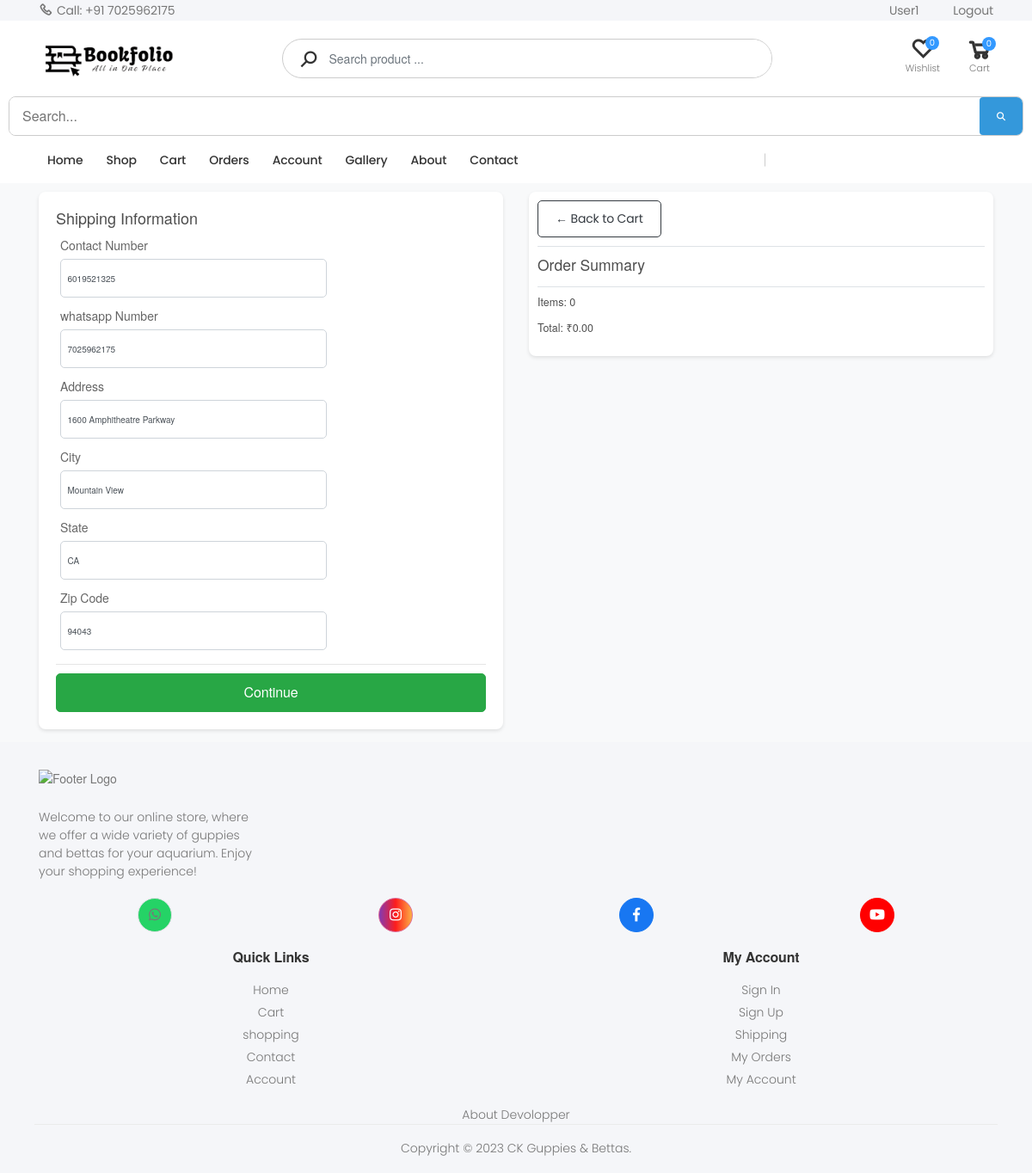
The page /checkout/ (signed in) on the database as committed earlier.
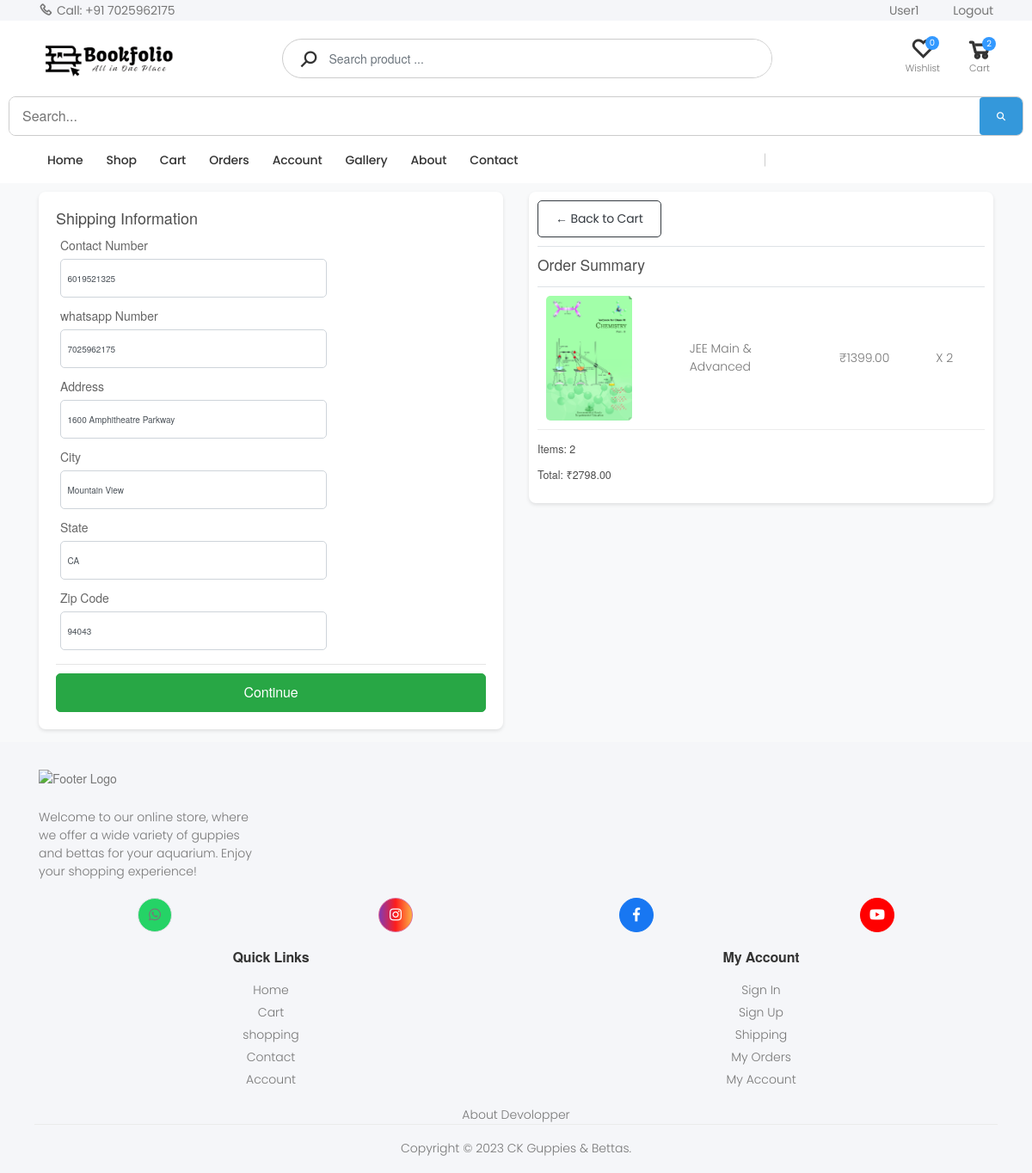
The same page on the database as committed later.
### store/models.py (models this page shows, shortened)
class Order(models.Model):
    STATUS_CHOICES = [
        ('Processing', 'Processing'),
        ('Shipped', 'Shipped'),
        ('Delivered', 'Delivered')
    ]
    customer = models.ForeignKey(Customer, on_delete=models.SET_NULL, null=True, blank=True)
    date_ordered = models.DateTimeField(auto_now_add=True)
    complete = models.BooleanField(default=False)
    transaction_id = models.CharField(max_length=100, null=True)
    status = models.CharField(max_length=20, choices=STATUS_CHOICES, default='Processing')
    processing_time = models.DateTimeField(null=True, blank=True)
    shipped_time = models.DateTimeField(null=True, blank=True)
    delivered_time = models.DateTimeField(null=True, blank=True)
    def __str__(self):
        return str(self.id)
    @property
    def get_cart_total(self):
        orderitems = self.orderitem_set.all()
        total = sum([item.get_total for item in orderitems])
        return total
    @property
    def get_cart_items(self):
        orderitems = self.orderitem_set.all()
        total = sum([item.quantity for item in orderitems])
        return total

class OrderItem(models.Model):
    product = models.ForeignKey(Product, on_delete=models.SET_NULL, null=True)
    order = models.ForeignKey(Order, on_delete=models.SET_NULL, null=True)
    quantity = models.IntegerField(default=0, null=True, blank=True)
    date_added = models.DateTimeField(auto_now_add=True)
    price_at_purchase = models.DecimalField(max_digits=7, decimal_places=2, null=True, blank=True)
    @property
    def get_total(self):
        if self.price_at_purchase is None:
            self.price_at_purchase = self.product.new_price
        return self.price_at_purchase * self.quantity

class Product(models.Model):
    name = models.CharField(max_length=250, unique=True)
    slug = models.SlugField(max_length=250, unique=True)
    description = models.TextField(blank=True)
    old_price = models.DecimalField(max_digits=7, blank=True, null=True, decimal_places=2)
    new_price = models.DecimalField(max_digits=7, blank=False, decimal_places=2)
    category = models.ForeignKey(Category, on_delete=models.SET_NULL, null=True)
    image_1 = models.ImageField(upload_to='product')
    image_2 = models.ImageField(upload_to='product', blank=True)
    image_3 = models.ImageField(upload_to='product', blank=True)
    video_url = models.URLField(max_length=200, blank=True)
    stock = models.IntegerField()
    active = models.BooleanField(default=True)
    new = models.BooleanField(default=True)
    created = models.DateTimeField(auto_now_add=True)
    update = models.DateField(auto_now=True)
    class Meta:
        ordering = ('name',)
        verbose_name = 'product'
        verbose_name_plural = 'products'
    @property
    def imageURL(self):
        try:
            url = self.image_1.url
        except:
            url = ''
        return url

### store/views.py (the view)
# urls.py: path('checkout/', views.checkout, name="checkout"),
def checkout(request):
    if request.user.is_authenticated:
        data = cartData(request)
        cartItems = data['cartItems']
        order = data['order']
        items = data['items']
        customer = request.user.customer
        last_shipping = ShippingAddress.objects.filter(customer=customer).order_by('-date_added').first()
        context = {
            'items': items,
            'order': order,
            'cartItems': cartItems,
            'last_shipping': last_shipping,
        }
        return render(request, 'store/checkout.html', context)
    else:
        return render(request, 'auth_app/loginOrRegister.html')

### store/context_processors.py (called while the page is built)
def menu_link(request): # this function don't wanna call to work, it's defined in setting to work
    links_list = Category.objects.annotate(
        num_products=Count('product', filter=Q(product__active=True, product__stock__gt=0))
    ).filter(num_products__gt=0).order_by('name')  # Add an order_by clause here
    paginator3 = Paginator(links_list, 8)
    try:
        page = int(request.GET.get('page', '1'))
    except:
        page = 1
    try:
        links = paginator3.page(page)
    except (InvalidPage, EmptyPage):
        links = paginator3.page(paginator3.num_pages)
    return dict(links=links)

def cart_data(request):
    data = cartData(request)
    cartItems = data['cartItems']
    return {'cartItems': cartItems}

def wishlist_count(request):
    if request.user.is_authenticated:
        wishlist_count = Wishlist.objects.filter(user=request.user).count()
    else:
        cookie_data = cookieWishlist(request)
        wishlist_count = cookie_data['wishlist_count']
    return {'wishlist_count': wishlist_count}

### store/models.py (called while the page is built)
    def get_url(self):
        return reverse('store_app:product_by_category', args=[self.slug])

### store/templates/store/Checkout.html (shortened to what this page needs)
{% extends 'store/Base.html' %}
{% load static %}
{% block content %}
<link rel="stylesheet" href="https://stackpath.bootstrapcdn.com/bootstrap/4.4.1/css/bootstrap.min.css">
    <link rel="stylesheet" type="text/css" href="{% static 'css/main.css' %}">
</head>
<body>
    <div class="container">
        <div class="row">
            <div class="col-lg-6">
                <div class="box-element" id="form-wrapper">
                    <form id="form">
                        <div id="shipping-info">
                            <h5>Shipping Information</h5>
                            <div class="form-field">
                                <label for="number">Contact Number</label>
                                <input required class="form-control" type="text" id="number" name="number" placeholder="Contact Number.." value="{{ last_shipping.number|default:'' }}" required>
                            </div>
                            <div class="form-field">
                                <label for="number">whatsapp Number</label>
                                <input required class="form-control" type="text" id="whatsapp" name="whatsapp" placeholder="whatsapp Number.." value="{{ last_shipping.whatsapp|default:'' }}" required>
                            </div>
                            <div class="form-field">
                                <label for="address">Address</label>
                                <input class="form-control" type="text" id="address" name="address" placeholder="Address.." value="{{ last_shipping.address|default:'' }}" required>
                            </div>
                            <div class="form-field">
                                <label for="city">City</label>
                                <input class="form-control" type="text" id="city" name="city" placeholder="City.." value="{{ last_shipping.city|default:'' }}" required>
                            </div>
                            <div class="form-field">
                                <label for="state">State</label>
                                <input class="form-control" type="text" id="state" name="state" placeholder="State.." value="{{ last_shipping.state|default:'' }}" required>
                            </div>
                            <div class="form-field">
                                <label for="zipcode">Zip Code</label>
                                <input class="form-control" type="text" id="zipcode" name="zipcode" placeholder="Zip code.." value="{{ last_shipping.zipcode|default:'' }}" required>
                            </div>
                        </div>
                        <hr>
                        <input id="form-button" class="btn btn-success btn-block" type="submit" value="Continue">
                    </form>
                </div>
                <br>
            </div>
            <div class="col-lg-6">
                <div class="box-element order-summary">
                    <a class="btn btn-outline-dark" href="{% url 'store_app:cart' %}">&#x2190; Back to Cart</a>
                    <hr>
                    <h3>Order Summary</h3>
                    <hr>
                    {% for item in items %}
                    <div class="cart-row">
                        <div><img class="row-image" src="{{item.product.imageURL}}"></div>
                        <div><p>{{item.product.name}}</p></div>
                        <div><p>₹{{item.product.new_price|floatformat:2}}</p></div>
                        <div><p>X  {{item.quantity}}</p></div>
                    </div>
                    {% endfor %}
                    <h5>Items: {{order.get_cart_items}}</h5>
                    <h5 name="total">Total: ₹{{order.get_cart_total|floatformat:2}}</h5>
                </div>
            </div>
        </div>
    </div>
{% endblock content %}

### store/templates/store/Base.html (shortened to what the changed rows need)
{% load static %}
<!DOCTYPE html>
<html lang="en">
<head>
    <link rel="stylesheet" href="{% static 'assets/css/bootstrap.min.css' %}">
    <link rel="stylesheet" href="{% static 'assets/css/style/Base.css' %}">
    <link rel="stylesheet" href="{% static 'assets/css/skins/skin-demo-4.css' %}">
    <link rel="stylesheet" href="{% static 'assets/css/demos/demo-4.css' %}">
    <link rel="stylesheet" href="{% static 'assets/css/style2.css' %}">
</head>
<body>
    <div class="page-wrapper">
        <header class="header header-intro-clearance header-4">
            <div class="header-middle">
                <div class="container">
                    <div class="header-right">
                        <div class="dropdown cart-dropdown">
                            <a href="{% url 'store_app:cart' %}" class="dropdown-toggle">
                                <div class="icon">
                                    <i class="icon-shopping-cart"></i>
                                    <span class="cart-count" data-cart-items="{{cartItems}}">{{cartItems}}</span>
                                </div>
                            </a>
                        </div>
                    </div>
                </div>
            </div>
        </header>
        {% block content %}{% endblock %}
    </div>
</body>
</html>

Rows that differ between the two databases and show on the page:
added OrderItem: product.imageURL (picture), product.name "JEE Main & Advanced", product.new_price "1399.00", quantity "2"
computed for Order: get_cart_items "0" → "2"; get_cart_total "0.00" → "2798.00"
Other text that changed with them:
{{ cartItems }}: "0" → "2"
